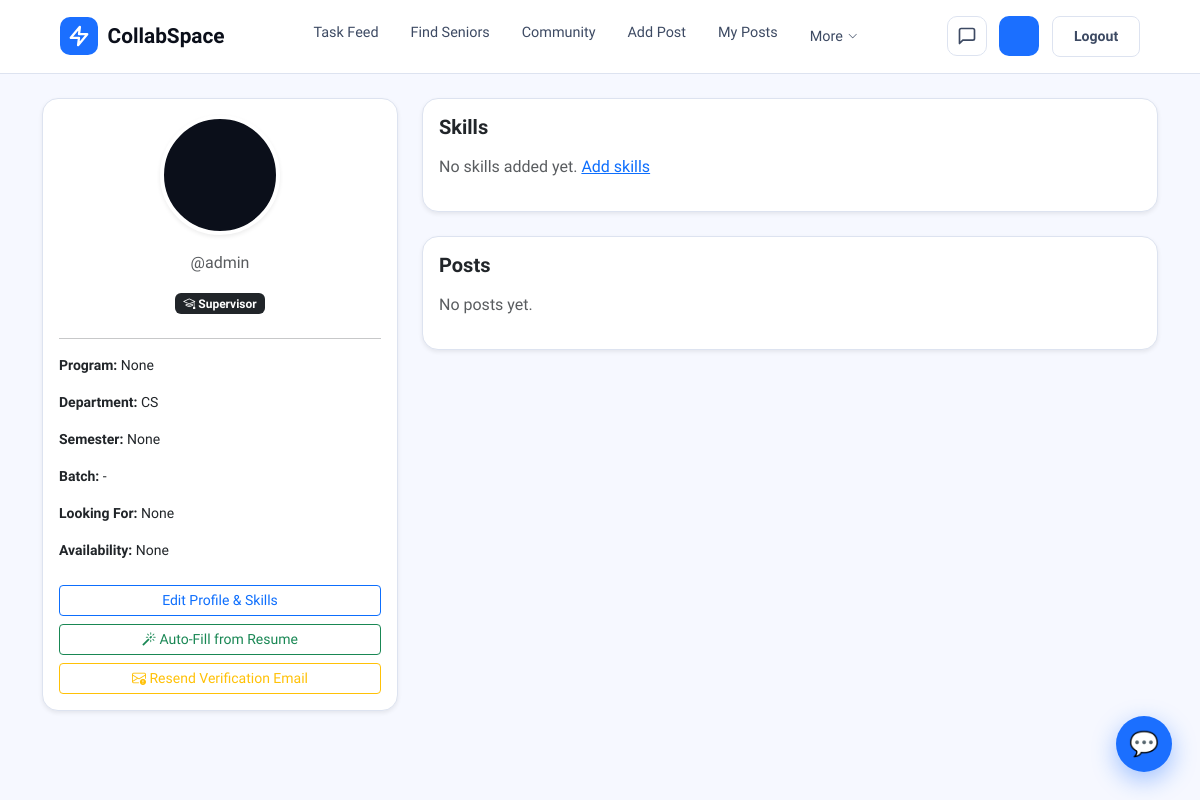
/profile/ (signed in), run on the app's committed database.
### accounts/models.py (models this page shows, shortened)
class Profile(models.Model):
    DEPARTMENT_CHOICES = [('IT', 'IT'), ('CS', 'CS'), ('DS', 'DS'), ('SE', 'SE'), ('EE', 'EE')]
    PROGRAM_CHOICES    = [('BSSE', 'BSSE'), ('BSCS', 'BSCS'), ('BSDS', 'BSDS'), ('BSIT', 'BSIT')]
    SEMESTER_CHOICES   = [(i, f'Semester {i}') for i in range(1, 8)]
    LOOKING_FOR        = [('fyp', 'FYP Partner'), ('paid', 'Paid Task'), ('both', 'Both')]
    AVAILABILITY       = [('5', '<5 hrs/week'), ('5-10', '5–10 hrs/week'), ('10-20', '10–20 hrs/week'), ('20+', '20+ hrs/week')]
    user         = models.OneToOneField(User, on_delete=models.CASCADE, related_name='profile')
    department   = models.CharField(max_length=10, choices=DEPARTMENT_CHOICES, default='IT', blank=True, null=True)
    program      = models.CharField(max_length=10, choices=PROGRAM_CHOICES, blank=True, null=True)
    semester     = models.IntegerField(choices=SEMESTER_CHOICES, blank=True, null=True)
    photo        = models.ImageField(upload_to='profiles/', blank=True, null=True)
    bio          = models.CharField(max_length=200, blank=True)
    github       = models.URLField(blank=True)
    linkedin     = models.URLField(blank=True)
    looking_for  = models.CharField(max_length=10, choices=LOOKING_FOR, blank=True, null=True)
    availability = models.CharField(max_length=10, choices=AVAILABILITY, blank=True, null=True)
    created_at   = models.DateTimeField(auto_now_add=True)
    batch        = models.CharField(max_length=20, blank=True, help_text='e.g. Fall 2022, Spring 2023')
    is_verified       = models.BooleanField(default=False, help_text='University email verified')
    id_card            = models.ImageField(upload_to='id_cards/', blank=True, null=True, help_text='Student card photo for senior verification')
    is_id_verified     = models.BooleanField(default=False, help_text='Reviewed and approved by an admin')
    is_supervisor      = models.BooleanField(default=False, help_text='Faculty / supervisor account that can endorse FYP posts')
    resume              = models.FileField(upload_to='resumes/', blank=True, null=True, help_text='Uploaded CV/resume (PDF, DOCX or TXT)')
    resume_updated_at   = models.DateTimeField(blank=True, null=True)
    class Meta:
        db_table = 'core_profile'

### accounts/views.py (the view)
# urls.py: path('profile/',                    views.my_profile,   name='my_profile'),
@login_required
def my_profile(request):
    profile, created = Profile.objects.get_or_create(user=request.user)
    user_skills = UserSkill.objects.filter(user=request.user).select_related('skill')
    posts       = Post.objects.filter(author=request.user)
    from reviews.models import Review
    reviews = Review.objects.filter(reviewed_user=request.user).select_related('reviewer')
    rating  = Review.average_for(request.user)
    return render(request, 'accounts/profile.html', {
        'profile':     profile,
        'user_skills': user_skills,
        'posts':       posts,
        'is_own':      True,
        'reviews':     reviews,
        'rating':      rating,
    })

### accounts/models.py (called while the page is built)
    def __str__(self):
        return self.name

### messaging/context_processors.py (called while the page is built)
def unread_messages(request):
    if request.user.is_authenticated:
        count = Message.objects.filter(
            receiver=request.user, is_read=False
        ).count()
        return {'unread_count': count}
    return {'unread_count': 0}

### pages/context_processors.py (called while the page is built)
def global_forms(request):
    if request.user.is_authenticated:
        return {'global_post_form': PostForm()}
    return {}

### reviews/models.py (called while the page is built)
    @staticmethod
    def average_for(user):
        agg = Review.objects.filter(reviewed_user=user).aggregate(avg=Avg('rating'), count=Count('id'))
        return {
            'average': round(agg['avg'], 1) if agg['avg'] else None,
            'count': agg['count'] or 0,
        }

### templates/accounts/profile.html (shortened to what this page needs)
{% extends 'pages/base.html' %}
{% block content %}
<div class="row">
  <div class="col-md-4">
    <div class="card shadow-sm mb-4">
      <div class="card-body text-center">
        {% if profile.photo %}
          <img src="{{ profile.photo.url }}" class="rounded-circle mb-3 shadow-sm"
               width="120" height="120" style="object-fit:cover; border: 4px solid white;">
        {% else %}
          <div class="rounded-circle text-white d-flex align-items-center justify-content-center mx-auto mb-3 shadow-sm"
               style="width:120px;height:120px;font-size:2.5rem; background-color: var(--sidebar-bg); border: 4px solid white;">
          </div>
        {% endif %}
        <p class="text-muted">@{{ profile.user.username }}</p>
        {% if profile.is_supervisor %}
          <span class="badge bg-dark mb-2"><i class="bi bi-mortarboard"></i> Supervisor</span>
        {% endif %}
        <hr>
        <div class="text-start small">
          <p><strong>Program:</strong> {{ profile.program }}</p>
          <p><strong>Department:</strong> {{ profile.department }}</p>
          <p><strong>Semester:</strong> {{ profile.semester }}</p>
          <p><strong>Batch:</strong> {{ profile.batch|default:"-" }}</p>
          <p><strong>Looking For:</strong> {{ profile.get_looking_for_display }}</p>
          <p><strong>Availability:</strong> {{ profile.get_availability_display }}</p>
        </div>
        {% if is_own %}
          <a href="{% url 'add_skills' %}" class="btn btn-outline-primary btn-sm w-100 mt-2">
            Edit Profile & Skills
          </a>
          <a href="{% url 'resume_skill_extractor' %}" class="btn btn-outline-success btn-sm w-100 mt-2">
            <i class="bi bi-magic"></i> {% if profile.resume %}Re-Scan Resume{% else %}Auto-Fill from Resume{% endif %}
          </a>
          {% if not profile.is_verified %}
            <a href="{% url 'resend_verification' %}" class="btn btn-outline-warning btn-sm w-100 mt-2">
              <i class="bi bi-envelope-exclamation"></i> Resend Verification Email
            </a>
          {% endif %}
        {% endif %}
      </div>
    </div>
  </div>
  <div class="col-md-8">
    <div class="card shadow-sm mb-4">
      <div class="card-body">
        <h5 class="fw-bold mb-3">Skills</h5>
        {% if user_skills %}
          <div class="d-flex flex-wrap gap-2">
            {% for us in user_skills %}
              <span class="badge" style="background-color: rgba(37, 99, 235, 0.1); color: var(--primary-blue); font-size: 0.85rem; padding: 8px 14px; font-weight: 600; border-radius: 8px;">
                {{ us.skill.name }}
              </span>
            {% endfor %}
          </div>
        {% else %}
          <p class="text-muted">No skills added yet.
            {% if is_own %}
              <a href="{% url 'add_skills' %}">Add skills</a>
            {% endif %}
          </p>
        {% endif %}
      </div>
    </div>
    <div class="card shadow-sm">
      <div class="card-body">
        <h5 class="fw-bold mb-3">Posts</h5>
        {% if posts %}
          {% for post in posts %}
            <div class="border-0 rounded-4 p-4 mb-3 shadow-sm" style="background-color: #f8fafc; border-left: 4px solid {% if post.post_type == 'fyp' %}var(--primary-blue){% else %}#10b981{% endif %} !important;">
              <div class="d-flex justify-content-between">
                <h6 class="fw-bold" style="font-size: 1.1rem;">{{ post.title }}</h6>
                {% if post.post_type == 'fyp' %}
                  <span class="badge" style="background-color: rgba(37, 99, 235, 0.1); color: var(--primary-blue); font-weight: 600; padding: 6px 12px; border-radius: 6px;">FYP</span>
                {% else %}
                  <span class="badge" style="background-color: rgba(16, 185, 129, 0.1); color: #10b981; font-weight: 600; padding: 6px 12px; border-radius: 6px;">Paid Task</span>
                {% endif %}
              </div>
              <p class="text-muted mt-2 mb-3">{{ post.description|truncatechars:120 }}</p>
              <div class="text-muted" style="font-size: 0.85rem;"><i class="bi bi-clock"></i> {{ post.created_at|timesince }} ago</div>
            </div>
          {% endfor %}
        {% else %}
          <p class="text-muted">No posts yet.</p>
        {% endif %}
      </div>
    </div>
  </div>
</div>
{% endblock %}

### static/css/base.css (style rules this page uses)
:root { --blue: #1B6FFF; --blue-d: #1050C8; --blue-l: #E8F0FF; --ink: #0B0F1A; --ink2: #3D4A63; --ink3: #7A8699; --white: #FFFFFF; --off: #F6F8FF; --border: #DDE3F0; --accent: #FF5B3B; --green: #12B76A; --sidebar-bg: #0B0F1A; --primary-blue: #1B6FFF; --bg-light: #F6F8FF; --card-shadow: 0 4px 20px rgba(0, 0, 0, 0.05); }
body { font-family: 'Sora', 'Inter', sans-serif; background-color: var(--bg-light); color: var(--ink); margin: 0; padding: 0; }
.card { border: 1px solid var(--border); border-radius: 16px; box-shadow: var(--card-shadow); background-color: #ffffff; }

### data on the page
Profile: user.username "admin", program "None", department "CS", semester "None", batch "-", looking_for "None", availability "None"
